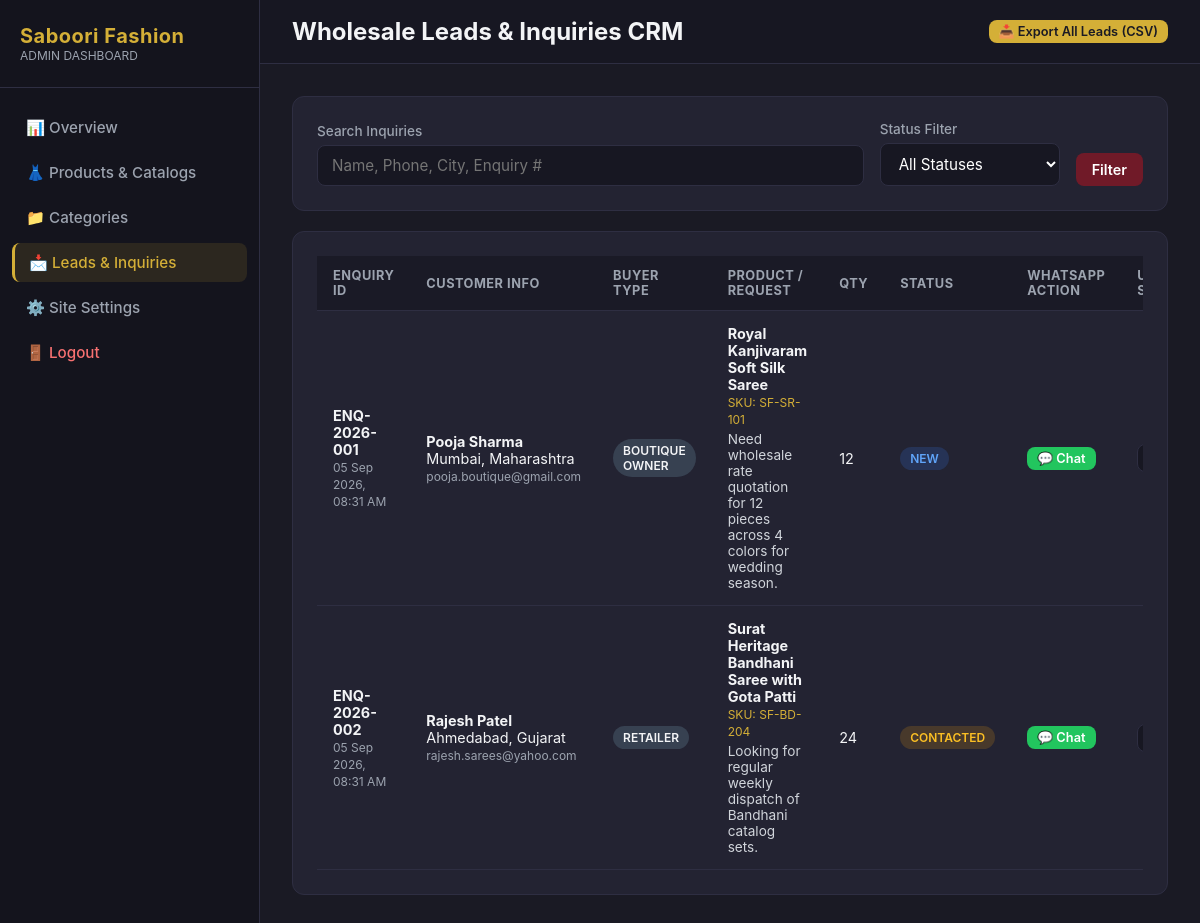
Page /admin/enquiries.php (signed in) on the committed database.
### tables this page shows
CREATE TABLE IF NOT EXISTS `enquiries` (
  `id` INT AUTO_INCREMENT PRIMARY KEY,
  `enquiry_number` VARCHAR(30) NOT NULL UNIQUE,
  `name` VARCHAR(120) NOT NULL,
  `phone` VARCHAR(30) NOT NULL,
  `email` VARCHAR(150) NULL,
  `city` VARCHAR(100) NULL,
  `state` VARCHAR(100) NULL,
  `buyer_type` ENUM('boutique_owner', 'retailer', 'wholesaler', 'reseller', 'personal_shopper') DEFAULT 'boutique_owner',
  `product_name` VARCHAR(255) NULL,
  `product_sku` VARCHAR(60) NULL,
  `quantity` INT DEFAULT 1,
  `message` TEXT NULL,
  `cart_items` JSON NULL,
  `source_page` VARCHAR(255) DEFAULT 'Website',
  `status` ENUM('new', 'contacted', 'quoted', 'converted', 'closed') DEFAULT 'new',
  `admin_notes` TEXT NULL,
  `assigned_to` VARCHAR(100) NULL,
  `created_at` TIMESTAMP DEFAULT CURRENT_TIMESTAMP,
  `updated_at` TIMESTAMP DEFAULT CURRENT_TIMESTAMP ON UPDATE CURRENT_TIMESTAMP
);

### admin/enquiries.php (the view, shortened to what this page needs)
<?php
require_once __DIR__ . '/../config/database.php';
$statusFilter = $_GET['status'] ?? 'all';
$search = $_GET['search'] ?? '';
$where = ["1=1"];
$params = [];
$whereSql = implode(" AND ", $where);
$stmt = $pdo->prepare("SELECT * FROM enquiries WHERE $whereSql ORDER BY created_at DESC");
$stmt->execute($params);
$enquiries = $stmt->fetchAll();
?>
<!DOCTYPE html>
<html lang="en">
<head>
  <link rel="stylesheet" href="css/admin.css">
</head>
<body>
  <div class="admin-layout">
    <aside class="admin-sidebar">
      <div class="sidebar-header">
        <div class="brand-title">Saboori Fashion</div>
        <div class="brand-sub">Admin Dashboard</div>
      </div>
      <ul class="sidebar-menu">
        <li><a href="index.php">📊 Overview</a></li>
        <li><a href="products.php">👗 Products & Catalogs</a></li>
        <li><a href="categories.php">📁 Categories</a></li>
        <li><a href="enquiries.php" class="active">📩 Leads & Inquiries</a></li>
        <li><a href="settings.php">⚙️ Site Settings</a></li>
        <li><a href="../api/auth/logout.php" style="color: #f87171;">🚪 Logout</a></li>
      </ul>
    </aside>
    <main class="admin-main">
      <header class="admin-topbar">
        <h2>Wholesale Leads & Inquiries CRM</h2>
        <a href="../api/enquiries/export_csv.php" class="btn btn-gold btn-sm">📥 Export All Leads (CSV)</a>
      </header>
      <div class="admin-body">
        <div class="card" style="margin-bottom: 20px;">
          <form method="GET" style="display: flex; gap: 16px; flex-wrap: wrap; align-items: flex-end;">
            <div style="flex: 1; min-width: 200px;">
              <label class="form-label">Search Inquiries</label>
              <input type="text" name="search" value="<?= htmlspecialchars($search) ?>" class="form-control" placeholder="Name, Phone, City, Enquiry #">
            </div>
            <div style="width: 180px;">
              <label class="form-label">Status Filter</label>
              <select name="status" class="form-control" onchange="this.form.submit()">
                <option value="all" <?= $statusFilter === 'all' ? 'selected' : '' ?>>All Statuses</option>
              </select>
            </div>
            <button type="submit" class="btn btn-primary">Filter</button>
          </form>
        </div>
        <div class="card">
          <div class="table-responsive">
            <table>
              <thead>
                <tr>
                  <th>Enquiry ID</th>
                  <th>Customer Info</th>
                  <th>Buyer Type</th>
                  <th>Product / Request</th>
                  <th>Qty</th>
                  <th>Status</th>
                  <th>WhatsApp Action</th>
                  <th>Update Status</th>
                </tr>
              </thead>
              <tbody>
                <?php if (empty($enquiries)): ?>
                  <tr><td colspan="8" style="text-align: center; color: var(--text-muted); padding: 30px;">No leads found matching criteria.</td></tr>
                <?php else: ?>
                  <?php foreach ($enquiries as $e): ?>
                    <tr id="enq-<?= $e['id'] ?>">
                      <td>
                        <strong><?= htmlspecialchars($e['enquiry_number']) ?></strong><br>
                        <small style="color: var(--text-muted);"><?= date('d M Y, h:i A', strtotime($e['created_at'])) ?></small>
                      </td>
                      <td>
                        <strong><?= htmlspecialchars($e['name']) ?></strong><br>
                        <span><?= htmlspecialchars($e['city'] ?: 'City N/A') ?>, <?= htmlspecialchars($e['state'] ?: '') ?></span><br>
                        <small style="color: var(--text-muted);"><?= htmlspecialchars($e['email'] ?: '') ?></small>
                      </td>
                      <td><span class="badge" style="background:#374151;"><?= ucwords(str_replace('_', ' ', $e['buyer_type'])) ?></span></td>
                      <td>
                        <strong><?= htmlspecialchars($e['product_name'] ?: 'Bulk Catalog Quote') ?></strong>
                        <?php if (!empty($e['product_sku'])): ?>
                          <br><small style="color: var(--gold);">SKU: <?= htmlspecialchars($e['product_sku']) ?></small>
                        <?php endif; ?>
                        <?php if (!empty($e['message'])): ?>
                          <p style="margin-top: 4px; font-size: 0.85rem; color: #d1d5db;"><?= htmlspecialchars($e['message']) ?></p>
                        <?php endif; ?>
                      </td>
                      <td><?= (int)$e['quantity'] ?></td>
                      <td>
                        <span class="badge badge-<?= htmlspecialchars($e['status']) ?>" id="status-badge-<?= $e['id'] ?>">
                          <?= ucfirst(htmlspecialchars($e['status'])) ?>
                        </span>
                      </td>
                      <td>
                        <a href="https://wa.me/<?= preg_replace('/[^0-9]/', '', $e['phone']) ?>?text=<?= urlencode('Hello ' . $e['name'] . ', thank you for contacting Saboori Fashion Surat regarding ' . ($e['product_name'] ?: 'wholesale catalog') . '!') ?>"
                           target="_blank"
                           class="btn btn-gold btn-sm" style="background:#22c55e; color:#fff;">
                          💬 Chat
                        </a>
                      </td>
                      <td>
                        <select onchange="updateLeadStatus(<?= $e['id'] ?>, this.value)" class="form-control" style="padding: 4px 8px; font-size: 0.85rem;">
                          <option value="new" <?= $e['status'] === 'new' ? 'selected' : '' ?>>New</option>
                          <option value="contacted" <?= $e['status'] === 'contacted' ? 'selected' : '' ?>>Contacted</option>
                        </select>
                      </td>
                    </tr>
                  <?php endforeach; ?>
                <?php endif; ?>
              </tbody>
            </table>
          </div>
        </div>
      </div>
    </main>
  </div>
</body>
</html>

### admin/css/admin.css (style rules this page uses)
:root { --primary: #701a28; --primary-hover: #56121e; --gold: #d4af37; --gold-light: #f6e05e; --dark: #1a1a24; --dark-card: #232332; --border: #2e2e42; --text-main: #f3f4f6; --text-muted: #9ca3af; --success: #10b981; --warning: #f59e0b; --danger: #ef4444; --info: #3b82f6; }
* { box-sizing: border-box; margin: 0; padding: 0; font-family: -apple-system, BlinkMacSystemFont, "Segoe UI", Roboto, Oxygen, Ubuntu, Cantarell, sans-serif; }
body { background-color: var(--dark); color: var(--text-main); min-height: 100vh; }
.admin-layout { display: flex; min-height: 100vh; }
.admin-sidebar { width: 260px; background-color: #14141d; border-right: 1px solid var(--border); display: flex; flex-direction: column; flex-shrink: 0; }
.sidebar-header { padding: 24px 20px; border-bottom: 1px solid var(--border); }
.brand-title { font-size: 1.25rem; font-weight: 700; color: var(--gold); letter-spacing: 0.5px; }
.brand-sub { font-size: 0.75rem; color: var(--text-muted); text-transform: uppercase; }
.sidebar-menu { list-style: none; padding: 20px 12px; flex-grow: 1; }
.sidebar-menu li { margin-bottom: 6px; }
.sidebar-menu a { display: flex; align-items: center; gap: 12px; padding: 10px 14px; color: var(--text-muted); text-decoration: none; border-radius: 8px; font-size: 0.95rem; font-weight: 500; transition: all 0.2s ease; }
.sidebar-menu a:hover, .sidebar-menu a.active { background-color: rgba(212, 175, 55, 0.12); color: var(--gold); border-left: 3px solid var(--gold); }
.admin-main { flex-grow: 1; display: flex; flex-direction: column; overflow-x: hidden; }
.admin-topbar { height: 64px; background-color: #171722; border-bottom: 1px solid var(--border); display: flex; align-items: center; justify-content: space-between; padding: 0 32px; }
.admin-body { padding: 32px; flex-grow: 1; }
.card { background: var(--dark-card); border: 1px solid var(--border); border-radius: 12px; padding: 24px; margin-bottom: 24px; }
.table-responsive { overflow-x: auto; }
table { width: 100%; border-collapse: collapse; text-align: left; }
th { background: #1a1a26; color: var(--text-muted); font-size: 0.8rem; text-transform: uppercase; letter-spacing: 0.5px; padding: 12px 16px; border-bottom: 1px solid var(--border); }
td { padding: 14px 16px; border-bottom: 1px solid var(--border); font-size: 0.9rem; vertical-align: middle; }
.btn { display: inline-flex; align-items: center; justify-content: center; gap: 8px; padding: 8px 16px; border-radius: 8px; font-size: 0.9rem; font-weight: 600; cursor: pointer; border: none; transition: all 0.2s; text-decoration: none; }
.btn-primary { background: var(--primary); color: #fff; }
.btn-gold { background: var(--gold); color: #1a1a24; }
.btn-sm { padding: 4px 10px; font-size: 0.8rem; }
.badge { display: inline-block; padding: 4px 10px; border-radius: 9999px; font-size: 0.75rem; font-weight: 600; text-transform: uppercase; }
.badge-new { background: rgba(59, 130, 246, 0.18); color: #60a5fa; }
.badge-contacted { background: rgba(245, 158, 11, 0.18); color: #fbbf24; }
.form-label { display: block; font-size: 0.85rem; font-weight: 500; color: var(--text-muted); margin-bottom: 6px; }
.form-control { width: 100%; padding: 10px 14px; background: #171722; border: 1px solid var(--border); border-radius: 8px; color: #fff; font-size: 0.95rem; outline: none; transition: border-color 0.2s; }

### rows in the picture
enquiries: enquiry_number "ENQ-2026-001", created_at "05 Sep 2026, 08:31 AM", name "Pooja Sharma", city "Mumbai", state "Maharashtra", email "pooja.boutique@gmail.com", buyer_type "BOUTIQUE OWNER", product_name "Royal Kanjivaram Soft Silk Saree", product_sku "SF-SR-101", message "Need wholesale rate quotation for 12 pieces across 4 colors for wedding season.", quantity "12", status "NEW", status+id "New"
enquiries: enquiry_number "ENQ-2026-002", created_at "05 Sep 2026, 08:31 AM", name "Rajesh Patel", city "Ahmedabad", state "Gujarat", email "rajesh.sarees@yahoo.com", buyer_type "RETAILER", product_name "Surat Heritage Bandhani Saree with Gota Patti", product_sku "SF-BD-204", message "Looking for regular weekly dispatch of Bandhani catalog sets.", quantity "24", status "CONTACTED", status+id "Contacted"
